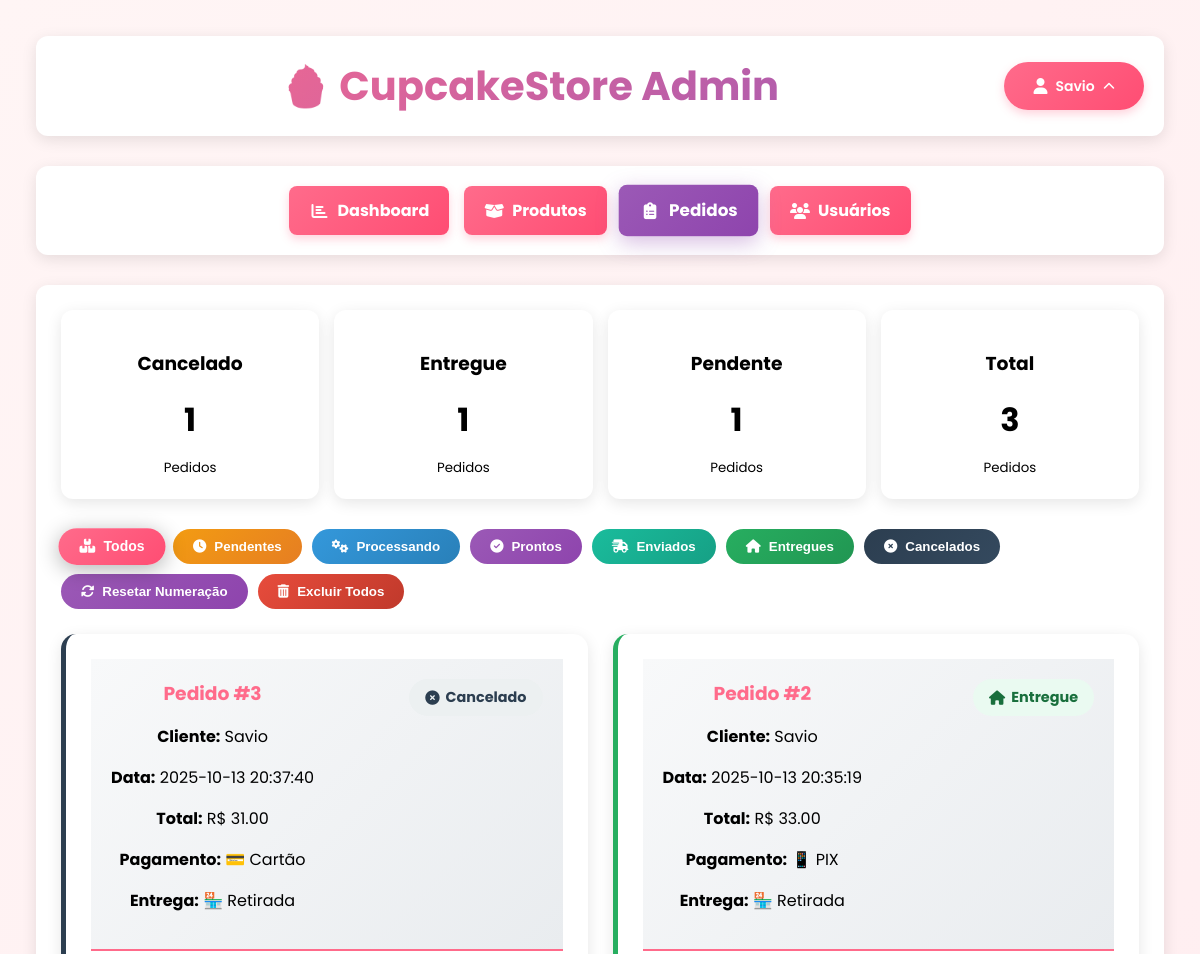
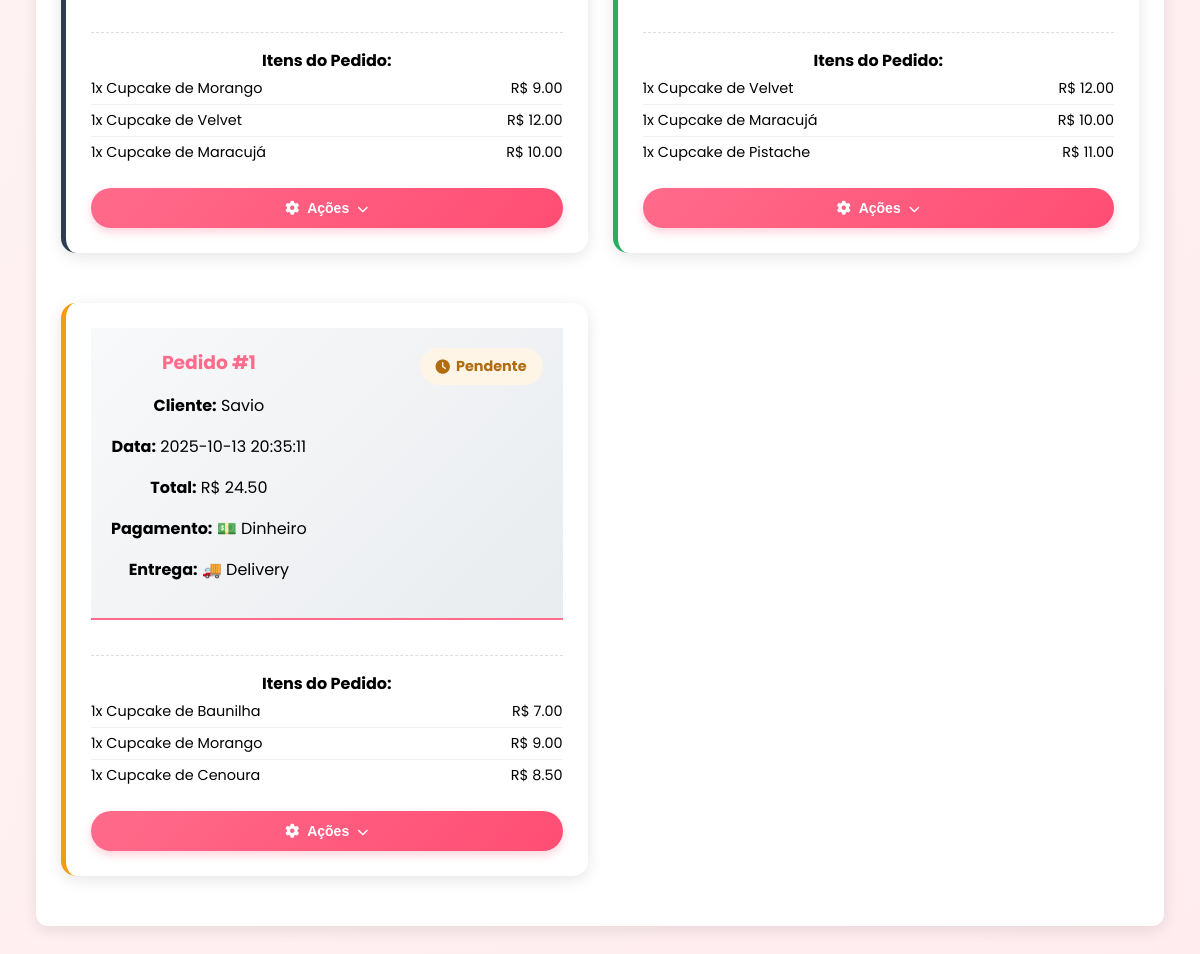
Page /admin/pedidos (signed in) on the earlier database version (2 pictures, top to bottom).
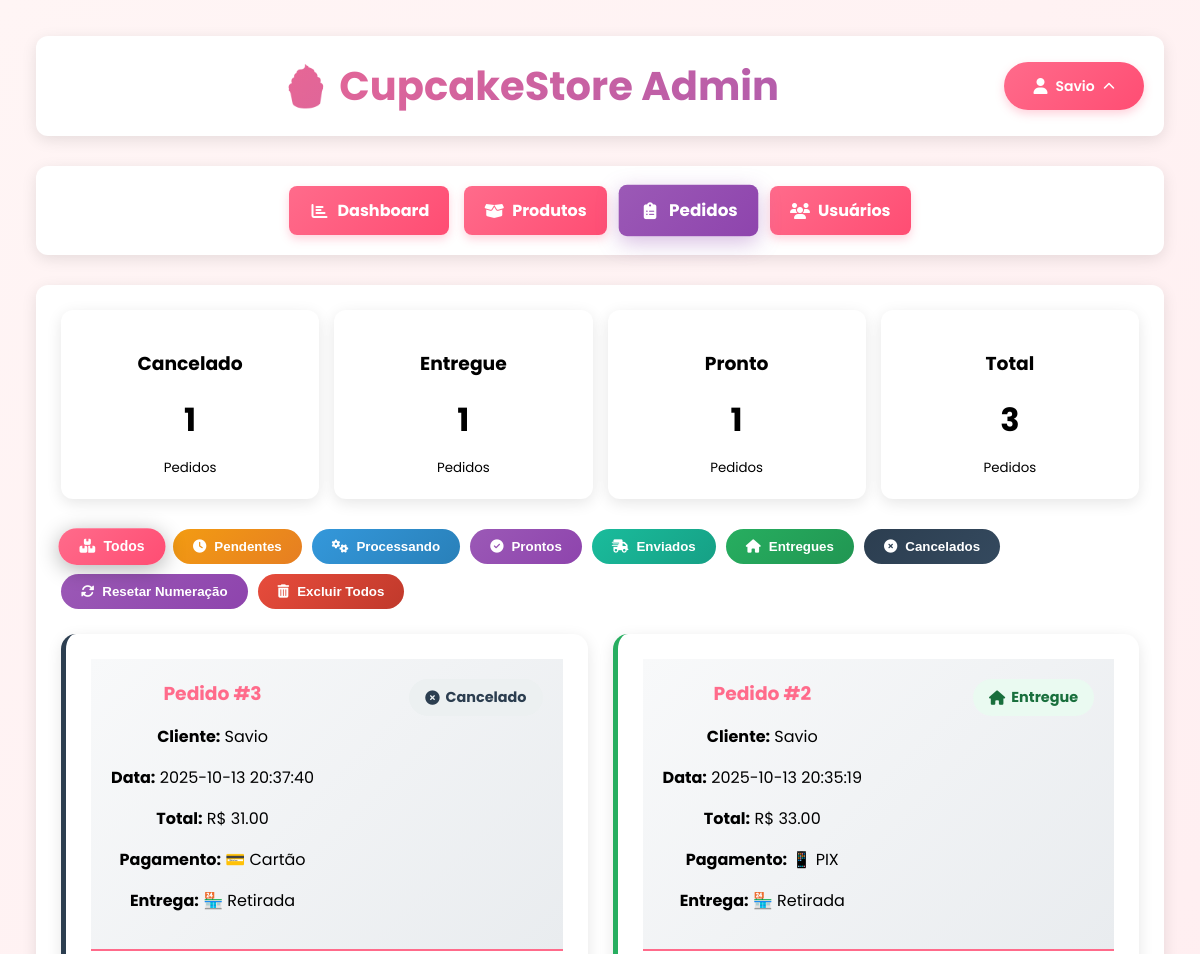
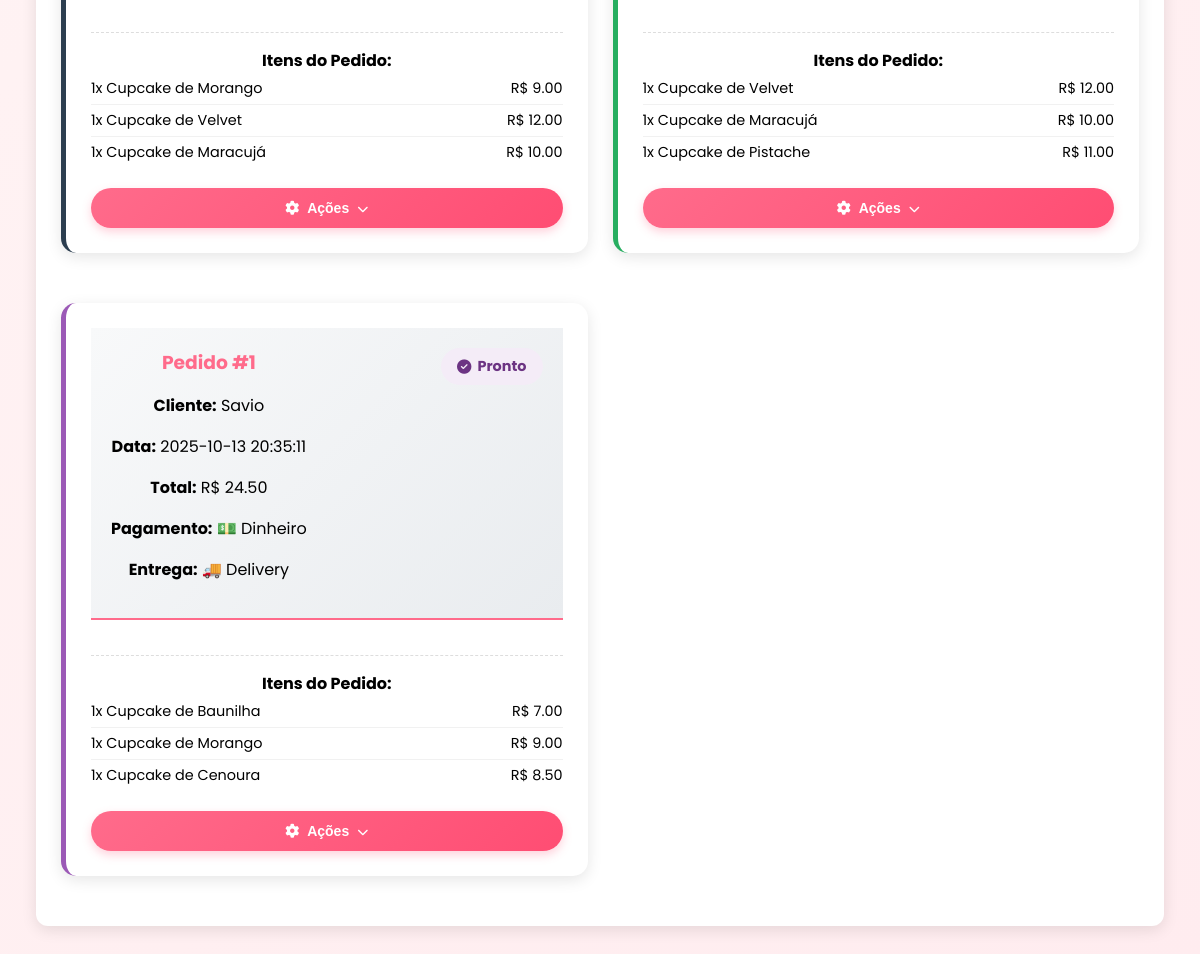
Same page on the later database version (2 pictures, top to bottom).
### tables this page shows
CREATE TABLE users (
            id INTEGER PRIMARY KEY AUTOINCREMENT,
            username TEXT UNIQUE NOT NULL,
            email TEXT UNIQUE NOT NULL,
            password TEXT NOT NULL,
            created_at TIMESTAMP DEFAULT CURRENT_TIMESTAMP
        , is_admin BOOLEAN DEFAULT 0, estado TEXT, cidade TEXT, bairro TEXT, rua TEXT, numero TEXT, cep TEXT);

CREATE TABLE orders (
                    id INTEGER PRIMARY KEY AUTOINCREMENT,
                    user_id INTEGER NOT NULL,
                    order_data TEXT NOT NULL,
                    total_amount REAL NOT NULL,
                    metodo_pagamento TEXT DEFAULT 'cartao',
                    status TEXT DEFAULT 'pendente',
                    created_at TIMESTAMP DEFAULT CURRENT_TIMESTAMP, forma_entrega TEXT DEFAULT 'delivery',
                    FOREIGN KEY (user_id) REFERENCES users (id)
                );

### backend/app.py (the view, shortened to what this page needs)
@app.route('/admin/pedidos')
@admin_required
def admin_pedidos():
    try:
        status_filter = request.args.get('status', 'todos')
        conn = get_db_connection()
        if status_filter == 'todos':
            pedidos = conn.execute('''
                SELECT o.*, u.username
                FROM orders o
                JOIN users u ON o.user_id = u.id
                ORDER BY o.created_at DESC
            ''').fetchall()
        contagem_status = conn.execute('''
            SELECT status, COUNT(*) as count
            FROM orders
            GROUP BY status
        ''').fetchall()
        conn.close()
        print(f"📦 Pedidos encontrados: {len(pedidos)}")
        pedidos_processados = []
        for pedido in pedidos:
            try:
                pedido_dict = dict(pedido)
                print(f"🔍 Processando pedido {pedido_dict['id']}")
                print(f"   Dados order_data: {pedido_dict['order_data']}")
                pedido_dict['itens'] = json.loads(pedido_dict['order_data'])
                print(f"   Itens convertidos: {pedido_dict['itens']}")
                pedidos_processados.append(pedido_dict)
            except Exception as e:
                print(f"❌ ERRO no pedido {pedido_dict.get('id', 'unknown')}: {e}")
                print(f"   Dados problemáticos: {pedido_dict}")
                continue
        print(f"✅ Pedidos processados com sucesso: {len(pedidos_processados)}")
        return render_template('admin/pedidos.html',
                             pedidos=pedidos_processados,
                             contagem_status=contagem_status,
                             status_filter=status_filter)
    except Exception as e:
        print(f"❌ Erro ao carregar pedidos: {e}")
        import traceback
        traceback.print_exc()
        flash('Erro ao carregar pedidos.', 'error')
        return redirect(url_for('admin_dashboard'))

### backend/app.py (called while the page is built)
def is_admin():
    if 'user_id' not in session:
        return False
    try:
        conn = get_db_connection()
        user = conn.execute(
            'SELECT is_admin FROM users WHERE id = ?',
            (session['user_id'],)
        ).fetchone()
        conn.close()
        return user and user['is_admin'] == 1
    except Exception as e:
        print(f"❌ Erro ao verificar admin: {e}")
        return False

def admin_required(f):
    @wraps(f)
    def decorated_function(*args, **kwargs):
        if not is_admin():
            flash('Acesso restrito a administradores!', 'error')
            return redirect(url_for('home'))
        return f(*args, **kwargs)
    return decorated_function

@app.context_processor
def utility_processor():
    def check_is_admin():
        """Verifica se o usuário logado é admin"""
        if 'user_id' not in session:
            return False
        try:
            conn = get_db_connection()
            user = conn.execute(
                'SELECT is_admin FROM users WHERE id = ?',
                (session['user_id'],)
            ).fetchone()
            conn.close()
            return user and user['is_admin'] == 1
        except:
            return False
    return dict(is_admin=check_is_admin)

@app.template_filter('parse_json')
def parse_json_filter(data):
    try:
        if isinstance(data, str):
            return json.loads(data)
        return data
    except:
        return data

### database/database.py (called while the page is built)
def get_db_connection():
    db_path = os.path.join(base_dir, 'cupcakes.db')
    conn = sqlite3.connect(db_path)
    conn.row_factory = sqlite3.Row
    return conn

### frontend/templates/Admin/pedidos.html (shortened to what this page needs)
{% extends "Admin/base.html" %}
{% block content %}
<div class="estatisticas">
    {% for stat in contagem_status %}
    <div class="estatistica-card">
        <h3>{{ stat['status']|title }}</h3>
        <div class="estatistica-numero">{{ stat['count'] }}</div>
        <small>Pedidos</small>
    </div>
    {% endfor %}
    <div class="estatistica-card">
        <h3>Total</h3>
        <div class="estatistica-numero">{{ pedidos|length }}</div>
        <small>Pedidos</small>
    </div>
</div>
<div class="filtros-pedidos">
    <div class="filtro-status">
        <button class="btn-status todos {% if status_filter == 'todos' %}ativo{% endif %}"
            onclick="filtrarPorStatus('todos')">
            <i class="fas fa-boxes"></i> Todos
        </button>
        <button class="btn-status pendente {% if status_filter == 'pendente' %}ativo{% endif %}"
            onclick="filtrarPorStatus('pendente')">
            <i class="fas fa-clock"></i> Pendentes
        </button>
        <button class="btn-status processando {% if status_filter == 'processando' %}ativo{% endif %}"
            onclick="filtrarPorStatus('processando')">
            <i class="fas fa-cogs"></i> Processando
        </button>
        <button class="btn-status pronto {% if status_filter == 'pronto' %}ativo{% endif %}"
            onclick="filtrarPorStatus('pronto')">
            <i class="fas fa-check-circle"></i> Prontos
        </button>
        <button class="btn-status enviado {% if status_filter == 'enviado' %}ativo{% endif %}"
            onclick="filtrarPorStatus('enviado')">
            <i class="fas fa-shipping-fast"></i> Enviados
        </button>
        <button class="btn-status entregue {% if status_filter == 'entregue' %}ativo{% endif %}"
            onclick="filtrarPorStatus('entregue')">
            <i class="fas fa-home"></i> Entregues
        </button>
        <button class="btn-status cancelado {% if status_filter == 'cancelado' %}ativo{% endif %}"
            onclick="filtrarPorStatus('cancelado')">
            <i class="fas fa-times-circle"></i> Cancelados
        </button>
        <button class="btn-status reset-numeracao" onclick="abrirModalResetNumeracao()">
            <i class="fas fa-sync-alt"></i> Resetar Numeração
        </button>
        <button class="btn-status excluir-todos" onclick="abrirModalExcluirTodos()"
            style="background: linear-gradient(135deg, #e74c3c, #c0392b);">
            <i class="fas fa-trash-alt"></i> Excluir Todos
        </button>
    </div>
</div>
<div class="pedidos-grid">
    {% if pedidos %}
    {% for pedido in pedidos %}
    <div class="pedido-card {{ pedido['status'] }}">
        <div class="pedido-header">
            <div class="pedido-info">
                <h3>Pedido #{{ pedido['id'] }}</h3>
                <p><strong>Cliente:</strong> {{ pedido['username'] }}</p>
                <p><strong>Data:</strong> {{ pedido['created_at'] }}</p>
                <p><strong>Total:</strong> R$ {{ "%.2f"|format(pedido['total_amount']) }}</p>
                <p><strong>Pagamento:</strong>
                    {% if pedido['metodo_pagamento'] == 'dinheiro' %}💵 Dinheiro{% endif %}
                    {% if pedido['metodo_pagamento'] == 'cartao' %}💳 Cartão{% endif %}
                    {% if pedido['metodo_pagamento'] == 'pix' %}📱 PIX{% endif %}
                </p>
                <p><strong>Entrega:</strong>
                    {% if pedido['forma_entrega'] == 'delivery' %}🚚 Delivery{% endif %}
                    {% if pedido['forma_entrega'] == 'retirada' %}🏪 Retirada{% endif %}
                </p>
            </div>
            <span class="pedido-status status-{{ pedido['status'] }}">
                <i class="fas
                    {% if pedido['status'] == 'pendente' %}fa-clock
                    {% elif pedido['status'] == 'processando' %}fa-cogs
                    {% elif pedido['status'] == 'pronto' %}fa-check-circle
                    {% elif pedido['status'] == 'enviado' %}fa-shipping-fast
                    {% elif pedido['status'] == 'entregue' %}fa-home
                    {% elif pedido['status'] == 'cancelado' %}fa-times-circle
                    {% endif %}">
                </i>
                {{ pedido['status']|title }}
            </span>
        </div>
        <div class="pedido-itens">
            <strong>Itens do Pedido:</strong>
            {% if pedido.order_data %}
            {% set order_data = pedido.order_data %}
            {% if order_data is string %}
            {% set order_data = order_data|parse_json %}
            {% endif %}
            {% if order_data.itens is defined %}
            {% for item in order_data.itens %}
            <div class="item-pedido">
                <span>{{ item.quantidade }}x {{ item.nome }}</span>
                <span>R$ {{ "%.2f"|format(item.preco * item.quantidade) }}</span>
            </div>
            {% endfor %}
            {% endif %}
            {% else %}
            <p>Nenhum item disponível</p>
            {% endif %}
        </div>
        <div class="pedido-acoes-dropdown">
            <button class="dropdown-trigger-pedido" onclick="toggleDropdown(this)">
                <i class="fas fa-cog"></i> Ações
                <i class="fas fa-chevron-down dropdown-arrow"></i>
            </button>
        </div>
    </div>
    {% endfor %}
    {% endif %}
</div>
{% endblock %}

### frontend/templates/Admin/base.html (shortened to what this page needs)
<!DOCTYPE html>
<html lang="pt-BR">
<head>
    <link rel="stylesheet" href="{{ url_for('static', filename='css/style.css') }}">
    <link rel="stylesheet" href="https://cdnjs.cloudflare.com/ajax/libs/font-awesome/6.4.0/css/all.min.css">
</head>
<body>
    <div class="admin-container">
        <div class="admin-header">
            <a href="{{ url_for('home') }}"
                style="text-decoration: none; display: flex; justify-content: center; flex: 1;">
                <h1>🧁 CupcakeStore Admin</h1>
            </a>
            <div style="display: flex; align-items: center; gap: 15px;">
                <div class="user-menu-admin">
                    <button class="user-trigger-admin">
                        <i class="fas fa-user"></i>
                        {{ session['username'] }}
                        <i class="fas fa-chevron-down"></i>
                    </button>
                </div>
            </div>
        </div>
        <div class="admin-nav">
            <div class="nav-links">
                <a href="{{ url_for('admin_dashboard') }}"
                    class="{% if request.endpoint == 'admin_dashboard' %}active{% endif %}">
                    <i class="fas fa-chart-bar"></i> Dashboard
                </a>
                <a href="{{ url_for('admin_produtos') }}"
                    class="{% if request.endpoint == 'admin_produtos' %}active{% endif %}">
                    <i class="fas fa-box-open"></i> Produtos
                </a>
                <a href="{{ url_for('admin_pedidos') }}"
                    class="{% if request.endpoint == 'admin_pedidos' %}active{% endif %}">
                    <i class="fas fa-clipboard-list"></i> Pedidos
                </a>
                <a href="{{ url_for('admin_usuarios') }}"
                    class="{% if request.endpoint == 'admin_usuarios' %}active{% endif %}">
                    <i class="fas fa-users"></i> Usuários
                </a>
            </div>
        </div>
        <div class="admin-content">
            {% block content %}{% endblock %}
        </div>
    </div>
</body>
</html>

### frontend/static/css/style.css (style rules this page uses)
body { font-family: Arial, sans-serif; text-align: center; margin: 0; padding: 20px; background-color: #fff5f5; }
h1 { color: #ff6b8b; }
.pedido-card { background: white; border-radius: 12px; box-shadow: 0 4px 15px rgba(0,0,0,0.1); margin-bottom: 25px; overflow: hidden; }
.pedido-header { background: linear-gradient(135deg, #f8f9fa, #e9ecef); padding: 20px; display: flex; justify-content: space-between; align-items: center; border-bottom: 2px solid #ff6b8b; }
.pedido-header h3 { color: #ff6b8b; margin: 0; }
.pedido-status { padding: 6px 12px; border-radius: 20px; font-weight: bold; font-size: 0.9em; }
.pedido-itens { margin-top: 20px; padding-top: 20px; border-top: 1px dashed #ddd; }
.item-pedido { display: flex; justify-content: space-between; padding: 8px 0; border-bottom: 1px solid #f1f1f1; }
.item-pedido:last-child { border-bottom: none; }
.dropdown-arrow { font-size: 0.8em; transition: transform 0.3s ease; transform: rotate(0deg); }
.admin-container { max-width: 1200px; margin: 0 auto; padding: 20px; }
.admin-header { display: flex; justify-content: space-between; align-items: center; margin-bottom: 30px; padding: 20px; background: white; border-radius: 12px; box-shadow: 0 4px 15px rgba(0,0,0,0.1); }

### frontend/templates/Admin/base.html (style rules this page uses)
:root { --primary: #ff6b8b; --primary-dark: #ff4d73; --secondary: #9b59b6; --accent: #27ae60; --light: #fff5f5; --dark: #333; --gray: #95a5a6; --white: #ffffff; --shadow: 0 4px 15px rgba(0, 0, 0, 0.1); --radius: 12px; }
body { font-family: 'Poppins', sans-serif; background: linear-gradient(135deg, #fff5f5 0%, #ffecef 100%); min-height: 100vh; margin: 0; padding: 1rem; }
.admin-container { max-width: 1400px; margin: 0 auto; padding: 20px; }
.admin-header { display: flex; justify-content: space-between; align-items: center; margin-bottom: 30px; padding: 20px; background: var(--white); border-radius: var(--radius); box-shadow: var(--shadow); }
.admin-header h1 { font-size: 2.5rem; background: linear-gradient(135deg, var(--primary), var(--secondary)); -webkit-background-clip: text; -webkit-text-fill-color: transparent; font-weight: 700; margin: 0; transition: all 0.3s ease; text-align: center; flex: 1; }
.admin-nav { background: var(--white); padding: 20px; border-radius: var(--radius); box-shadow: var(--shadow); margin-bottom: 30px; }
.nav-links { display: flex; gap: 15px; flex-wrap: wrap; justify-content: center; }
.nav-links a { padding: 12px 20px; background: linear-gradient(135deg, var(--primary), var(--primary-dark)); color: white; text-decoration: none; border-radius: 8px; font-weight: bold; transition: all 0.3s ease; box-shadow: 0 4px 10px rgba(255, 107, 139, 0.3); }
.nav-links a.active { background: linear-gradient(135deg, var(--secondary), #8e44ad); transform: scale(1.05); box-shadow: 0 6px 20px rgba(155, 89, 182, 0.4); }
.nav-links a { display: flex; align-items: center; gap: 8px; padding: 12px 20px; background: linear-gradient(135deg, var(--primary), var(--primary-dark)); color: white; text-decoration: none; border-radius: 8px; font-weight: bold; transition: all 0.3s ease; box-shadow: 0 4px 10px rgba(255, 107, 139, 0.3); }
.nav-links a i { font-size: 16px; color: white; width: 20px; text-align: center; }
.nav-links a.active i { color: white; }
.user-menu-admin { position: relative; }
.user-trigger-admin { display: flex; align-items: center; gap: 8px; padding: 12px 20px; background: linear-gradient(135deg, var(--primary), var(--primary-dark)); color: white; border-radius: 25px; cursor: pointer; transition: all 0.3s ease; font-weight: 600; height: 48px; min-width: 140px; justify-content: center; box-shadow: 0 4px 10px rgba(255, 107, 139, 0.3); border: none; font-size: 14px; font-family: 'Poppins', sans-serif; box-sizing: border-box; }
.user-trigger-admin .fa-user { color: white !important; font-size: 16px; }
.user-trigger-admin .fa-chevron-down { color: white !important; font-size: 12px; transition: transform 0.3s ease; }
.user-menu-admin .fa-chevron-down { transform: rotate(180deg); }
.admin-content { background: var(--white); padding: 25px; border-radius: var(--radius); box-shadow: var(--shadow); }

Differences in the rows shown:
changed orders id 1: status "Pendente" → "Pronto"
